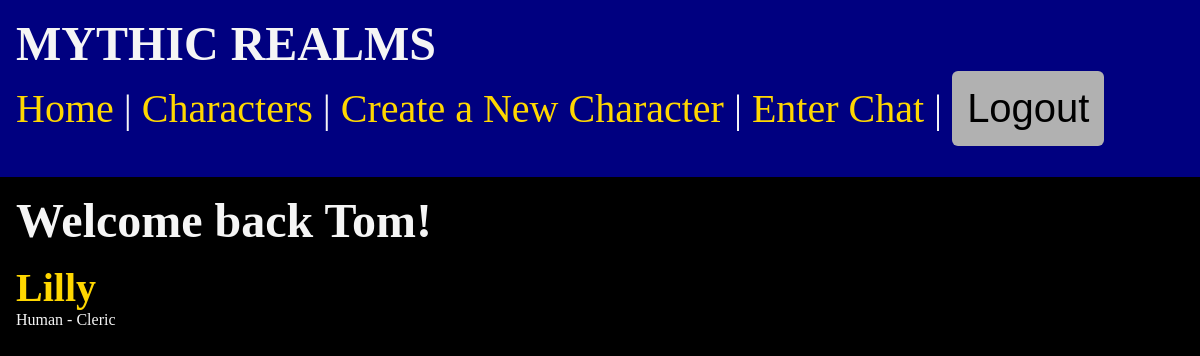
The page /characters/ (signed in) on the database its author committed.
### characters/models.py (models this page shows, shortened)
class Character(models.Model):
    name = models.CharField(max_length= 50)
    ancestry = models.CharField(max_length= 50)
    background = models.CharField(max_length= 50)
    ch_class = models.CharField(max_length= 50)
    ch_image = models.ImageField(default='fallback.png', blank=True)
    str = models.IntegerField()
    dex = models.IntegerField()
    con = models.IntegerField()
    int = models.IntegerField()
    wis = models.IntegerField()
    cha = models.IntegerField()
    acrobatics = models.BooleanField()
    animal_handling = models.BooleanField()
    arcana = models.BooleanField()
    athletics = models.BooleanField()
    deception = models.BooleanField()
    history = models.BooleanField()
    insight = models.BooleanField()
    intimidation = models.BooleanField()
    investigation = models.BooleanField()
    medicine = models.BooleanField()
    nature = models.BooleanField()
    perception = models.BooleanField()
    performance = models.BooleanField()
    persuasion = models.BooleanField()
    religion = models.BooleanField()
    sleight_of_hand = models.BooleanField()
    stealth = models.BooleanField()
    survival = models.BooleanField()
    slug = models.SlugField()
    owner = models.ForeignKey(User, on_delete=models.CASCADE, default=None)

### characters/views.py (the view)
# urls.py: path('', views.character_list, name="list"),
@login_required(login_url="/users/login/")
def character_list(request):
    characters = Character.objects.all().filter(owner=request.user).order_by('name') # geta all of the characters to load
    return render(request, 'characters/character_list.html', {'characters': characters})

### characters/templates/characters/character_list.html (shortened to what this page needs)
{% extends 'layout.html' %}
{% block content %}
    <section>
    <h1>Welcome back {{ user.username }}!</h1>
    {% for character in characters %}
        <article>
            <h2> <a href="{% url 'characters:character' slug=character.slug %}">{{ character.name }}</a> </h2>
            <p>{{ character.ancestry }} - {{ character.ch_class }}</p>
        </article>
    {% endfor %}
    </section>
{% endblock %}

### static/css/style.css (style rules this page uses)
* { margin: 0; padding: 0; box-sizing: border-box; }
body { min-height: 100vh; background-color: black; color: whitesmoke; font-size: 3rem; }
section { display: flex; flex-flow: column; gap: 1rem; }
h1 { font-size: 3.0rem; }
h2 { font-size: 2.5rem; }
p { font-size: 1rem; }
a { text-decoration: none; color: gold; }

### rows shown on the page
Character: name "Lilly", ancestry "Human", ch_class "Cleric"

### other values the page prints
{{ user.username }} "Tom"
